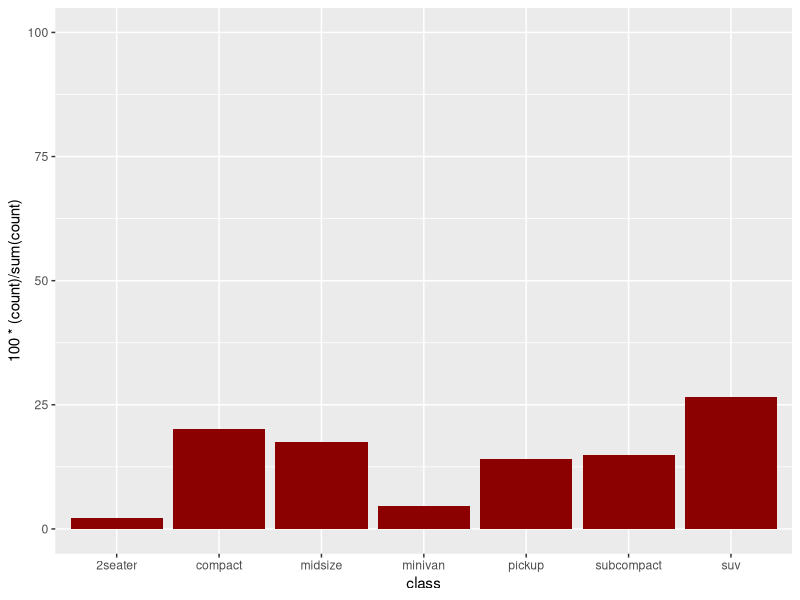

This figure's R source: (Note: this script raises an error after producing the figure.)
## ---- chunk 1
url <- "https://d33wubrfki0l68.cloudfront.net/571b056757d68e6df81a3e3853f54d3c76ad6efc/32d37/diagrams/data-science.png"
knitr::include_graphics(url)
## ---- chunk 2
library(tidyverse)
data(mpg)
mpg
## ---- chunk 3
mpg %>% filter(manufacturer == "chevrolet")
## ---- chunk 4
ggplot(data = mpg, aes(x = class)) + 
   geom_bar(aes(y = 100*(..count..)/sum(..count..)), fill = "darkred") +
   ylim(0, 100)
## ---- chunk 5
## This tibble show us my shortened column name next to the original full
## column name. Don't worry aout this code. I'm providing this to make your
## life easier.
tibble(ColName = names(mpg2020), Original = attributes(mpg2020)$label)
## ---- chunk 6
## Differences:
## - I rotated the graph to make the class names easier to read.
## - The column name used is different.
## - There are more classes in this data set, so that's neat.
ggplot(data = mpg2020, aes(y = CarlineClassDesc)) + 
   geom_bar(aes(x = 100*(..count..)/sum(..count..)), fill = "darkred") +
   xlim(0, 100)
## ---- chunk 7
url <- "https://upload.wikimedia.org/wikipedia/en/b/bd/ThePlaneteers.JPG"
knitr::include_graphics(url)
## ---- chunk 8
chevies <- filter(mpg2020, Division == "Chevrolet")
chevies
## ---- chunk 9
paste("Number Rows mpg2020:", nrow(mpg2020))
paste("Number Rows chevies:", nrow(chevies))
## ---- chunk 10
four_cylinders <- filter(mpg2020, NCyl == 4)
four_cylinders
## ---- chunk 11
lt_six_cylinders <- filter(mpg2020, NCyl < 6)
lt_six_cylinders
## ---- chunk 12
civics <- filter(mpg2020, str_detect(Carline, "CIVIC"))
civics
## ---- chunk 13
ggplot(civics, aes(x = City)) + geom_density(color = "darkgreen") 
## ---- chunk 14
ggplot(mpg2020, aes(x = City)) + geom_density(color = "darkred") 
## ---- chunk 15
summarize(civics,
          N = n(),
          CityAvg = mean(City),
          CitySD = sd(City),
          CityMin = min(City),
          CityMax = max(City))
## ---- chunk 16
grouped_civics <- group_by(civics, Carline)
summarize(grouped_civics,
          N = n(),
          CityAvg = mean(City),
          CitySD = sd(City),
          CityMin = min(City),
          CityMax = max(City))
## ---- chunk 17
## The only differentiating feature is the part that says Groups: Carline [3]
grouped_civics
## ---- chunk 18
civics %>%
   group_by(Carline) %>%
   summarize(
          N = n(),
          CityAvg = mean(City),
          CitySD = sd(City),
          CityMin = min(City),
          CityMax = max(City))
## ---- chunk 19
easy_summary_civics <- 
   mpg2020 %>%
   filter(str_detect(Carline, "CIVIC")) %>%
   group_by(Carline) %>%
   summarize(
          N = n(),
          CityAvg = mean(City),
          CitySD = sd(City),
          CityMin = min(City),
          CityMax = max(City))
easy_summary_civics
## ---- chunk 20
easy_summary_civics %>% arrange(CityAvg)
easy_summary_civics %>% arrange(desc(CityAvg))
## ---- chunk 21
mpg2020 %>% arrange(desc(Hwy)) %>% slice(5)
